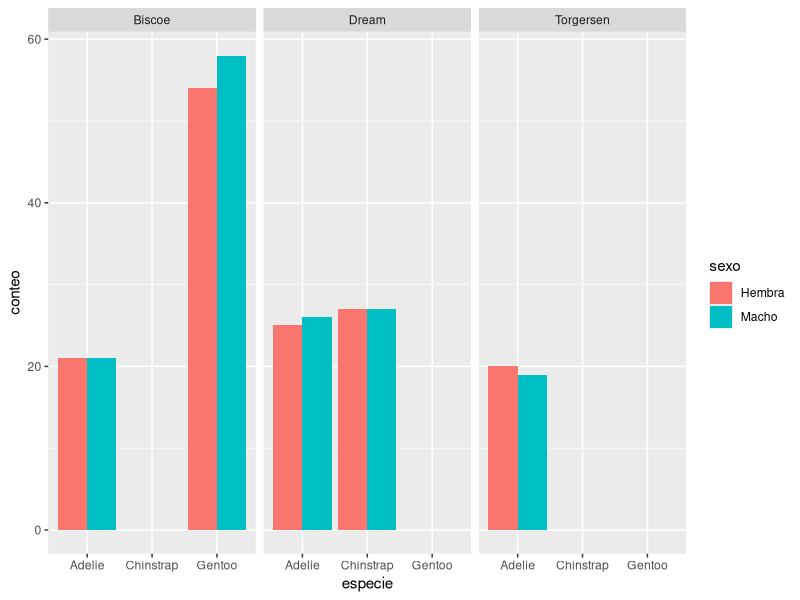
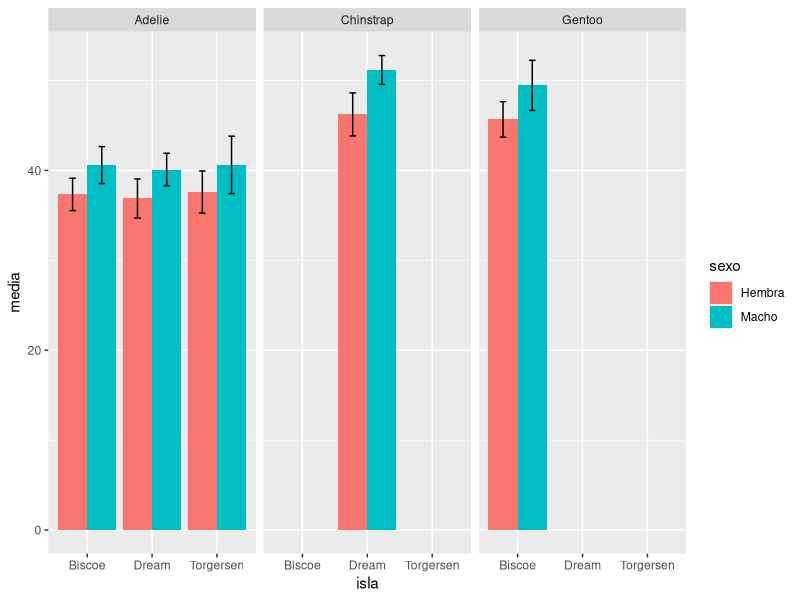

These figures' R source, in order: (Note: this script raises an error after producing the figures.)
# Sesión 4, 12 de noviembre, 2020

# Ctrl + Shift + F10 = Reiniciar sesión en R
# Ctrl + Shift + M = pipe ( %>% )
# Atl + - = <- 

# Cargar paquetes ---------------------------------------------------------

library(tidyverse)
library(palmerpenguins)

# Revisar datos -----------------------------------------------------------

# Revisar structura con str()
penguins_raw %>% 
  str(vec.len = 1, # mostrar solo el primer valor por vector
      give.attr = FALSE) # no mostrar los atributos

# Un resumen con summary()
summary(penguins_raw)

# Converitr todas las columnas con vectores tipo caracter como factor
# Podemos usar la función map_if del paquete purrr (programacion funcional)
pen_tbl <- map_if(penguins_raw, # Dataset
                  is.character, # Predicado (condición)
                  as.factor # Función (acción a realizar)
                  ) %>% 
  as_tibble() # Convertir a tibble
# Nota: El resultado de map siempre es una lista, por eso hay que convertir de nuevo a tibble.

# Revisar de nuevo con summary() y str()
summary(pen_tbl)
str(pen_tbl, vec.len = 1, give.attr = FALSE)

# Filtrar y seleccionar ---------------------------------------------------

# 1. Filtrar la variable "Clutch Completion"; dejar solo los "Yes."
# 2. Incluir únicamente las variables "especie", "pico_lon_mm", "pico_pro_mm",
#    "aleta_lon_mm", "peso_g", "sexo."
pen_tbl <- pen_tbl %>% 
  filter(`Clutch Completion` == "Yes" # Filtrar observaciones (filas)
         ) %>% 
  select( # Seleccionar variables (columnas)
    especie = Species, isla = Island,
    pico_lon_mm = `Culmen Length (mm)`,
    pico_pro_mm = `Culmen Depth (mm)`,
    aleta_lon_mm = `Flipper Length (mm)`,
    peso_g = `Body Mass (g)`,
    sexo = Sex, fecha = `Date Egg`
  )

# Revisar de nuevo con summary() y str()
summary(pen_tbl)
str(pen_tbl, vec.len = 1, give.attr = FALSE)

# Modificar con mutate ----------------------------------------------------

pen_tbl <- pen_tbl %>% 
  mutate(
    fecha = factor(format(fecha, format = "%Y")), # Extraer año y convertir a factor
    especie = especie %>% 
      as.character() %>% # Convertir a caracter
      str_remove(" .*$") %>% # Eliminar todo desde el primer espacio (paquete stringr)
      factor(), # convertir nuevamente a factor
    sexo = case_when(sexo == "FEMALE" ~ "Hembra", 
                     sexo == "MALE" ~ "Macho") %>% 
      factor()
    )

# Revisar de nuevo con summary() y str()
summary(pen_tbl)
str(pen_tbl, vec.len = 1, give.attr = FALSE)

# Eliminar NAs con drop_na() -----------------------------------------------

pen_tbl <- drop_na(pen_tbl)

# Resúmenes agrupados con group_by, summarise, count ----------------------

# Conteos agrupados con group_by() %>% summarise() %>% ungroup()
pen_tbl %>% 
  group_by(isla, especie, sexo) %>% # Agrupar
  summarise( # resumir
    conteo = n()
  ) %>% 
  ungroup() # desagrupar

# Más corto (no requiere agrupar/desagrupar):
pen_count <- pen_tbl %>% 
  count(isla, especie, sexo, name = "conteo")

# Un gráfico de los conteos con geom_col
pen_count %>% 
  ggplot(aes(especie, conteo)) +
  geom_col(aes(fill = sexo), position = "dodge") +
  facet_wrap(~ isla)


# Algunas medidas de dispersión
pen_summary <- pen_tbl %>% 
  group_by(isla, especie, sexo) %>% # agrupar
  summarise( # resumir
    media = mean(pico_lon_mm, na.rm = TRUE), # estar pendientes de NAs
    mediana = median (pico_lon_mm, na.rm = TRUE),
    desv_std = sd(pico_lon_mm, na.rm = TRUE),
    N = n()
  ) %>% 
  ungroup() # desagrupar

# Un gráfico
pen_summary %>% 
  ggplot(aes(isla, media, fill = sexo)) + # fill debe ser indicado en ggplot()
  geom_col(position = "dodge") + #dodge
  geom_errorbar(aes(ymin = media - desv_std, ymax = media + desv_std),
                position = position_dodge(0.9), #dodge
                width = 0.2) +
  facet_wrap(~especie)


# Unir datasets con join --------------------------------------------------

# Importar datos
blast <- readxl::read_excel("datasets.xlsx", sheet = "BLAST")
plants <- readxl::read_excel("datasets.xlsx", sheet = "PLANTS2")

# Revisar datos con str()
str(blast, vec.len = 1)
str(plants, vec.len = 1)

# Necesitamos crear índices
blast_indexed <- blast %>% 
  mutate(
    index = str_extract(subject, "^....") %>% # estraer primeros 4 caracteres
      str_remove("_$") # eliminar "_" al final de la línea
  ) %>% 
  select(index, everything()) # everything(), función de tidyselect

blast_indexed

# En el caso de blast, si tiene duplicados mejor quitarlos
blast_plants %>% 
  count(subject) %>%  # Contar las secuencias subjetc (resultado de blast)
  arrange(desc(n)) # Ordenar de mayor a menor por la columna n

# Remover duplicados con slice_max()
blast_plants <- blast_plants %>%
  group_by(subject) %>% # Agrupar por subject
  slice_max(identity) %>%  # Remover duplicados de acuerdo a identity; dejar mayor valor
  ungroup()

# Checamos de nuevo duplicados
blast_plants %>% 
  count(subject) %>%  # Contar las secuencias subjetc (resultado de blast)
  arrange(desc(n)) # Ordenar de mayor a menor por la columna n

# unir con left_join
blast_plants <- left_join(blast_indexed, plants, by = c("index" = "sp"))

# Crear gráfico
blast_plants %>% 
  count(group, species) %>% 
  ggplot(aes(fct_reorder(group, desc(n)), n)) +
  geom_boxplot() +
  geom_point()


# programación funcional --------------------------------------------------


# Explorar diamonds
str(diamonds, vec.len = 1)


# Obtener varores únicos por cada variable

unique(diamonds) # No funciona como quisiéramos


### Opción 1: Contar valores únicos por cada variable
diamonds$carat

### Opción 2: Crear un una función con un for loop

count_uniques <- function(x) {
  # 1. Crear un output vacío
  output <- vector("integer", length(x))
  
  # 2. Iterar con for loop
  for (item in seq_along(x)) {
    output[[item]] <- length(unique(x[[item]]))
    names(output)[[item]] <- names(x)[[item]]
  }
  
  # 3. Imprimir output en pantalla
  output
}

### Opción 3: Usar programación funcional

# sapply de apply
sapply(diamonds, function(x) length(unique(x))) 

# map_int de purrr
map_int(diamonds, n_distinct)



# tidyeval ----------------------------------------------------------------

# usar funciones de ggplot dentro de funciones personalizadas
plot_histogram <- function(data, x) {
  x_var <- enquo(x) # Encerrar en 'enquo()'
  ggplot(data, aes(!!x_var)) + # utilizar !! antes de usar la variable
    geom_histogram() +
    # labs(y = "Frequency", x = get_label(!!x_var)) +
    theme_classic()
}